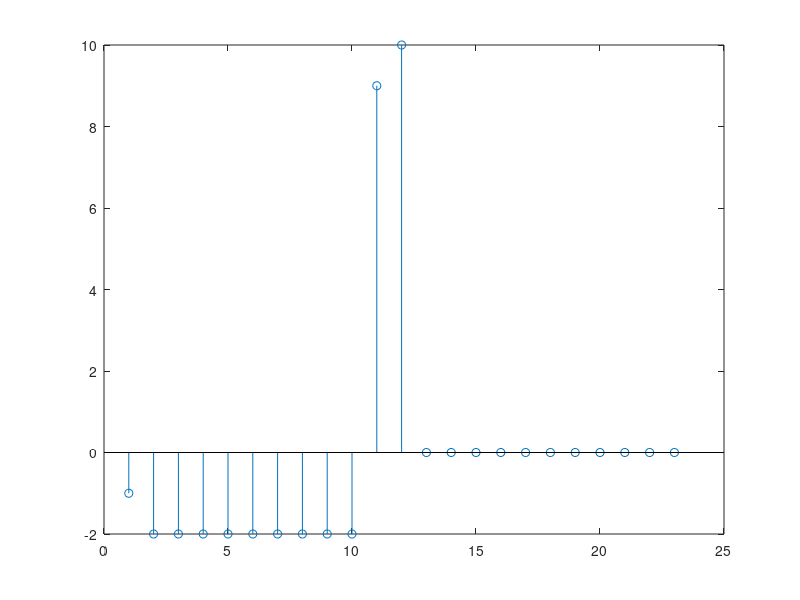

MATLAB code to generate this figure:
clc;
clear all;
close all;
n = 0:1:10;
x= [1 2 3 4 5 6 7 8 9 10];
h= [-1 0 1];
L= 5
M=length(h);
lx=length(x);
r=rem(lx,L);
x1=[x zeros(1,L-r)];
nr=length(x1)/L;
h1=[h zeros(1,L-1)];
for k=1:nr
    M1(k,:)=x1(((k-1)*L+1):k*L);
    M2(k,:)=[M1(k,:) zeros(1,M-1)];
    M3(k,:)=cconv(M2(k,:),h1);
    M4(k,:)=[zeros(1,(k-1)*L) M3(k,:) zeros(1,(nr-k)*L)];
end
y=sum(M4);
stem(y)